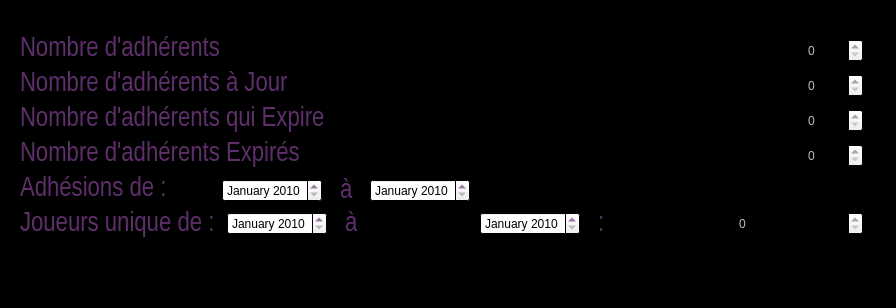
<?xml version="1.0" encoding="UTF-8"?>
<ui version="4.0">
 <class>StatistiquesClass</class>
 <widget class="QWidget" name="StatistiquesClass">
  <property name="geometry">
   <rect>
    <x>0</x>
    <y>0</y>
    <width>896</width>
    <height>308</height>
   </rect>
  </property>
  <property name="palette">
   <palette>
    <active>
     <colorrole role="WindowText">
      <brush brushstyle="SolidPattern">
       <color alpha="255">
        <red>94</red>
        <green>47</green>
        <blue>106</blue>
       </color>
      </brush>
     </colorrole>
     <colorrole role="Base">
      <brush brushstyle="SolidPattern">
       <color alpha="255">
        <red>255</red>
        <green>255</green>
        <blue>255</blue>
       </color>
      </brush>
     </colorrole>
     <colorrole role="Window">
      <brush brushstyle="SolidPattern">
       <color alpha="255">
        <red>0</red>
        <green>0</green>
        <blue>0</blue>
       </color>
      </brush>
     </colorrole>
     <colorrole role="Link">
      <brush brushstyle="SolidPattern">
       <color alpha="255">
        <red>94</red>
        <green>47</green>
        <blue>106</blue>
       </color>
      </brush>
     </colorrole>
     <colorrole role="LinkVisited">
      <brush brushstyle="SolidPattern">
       <color alpha="255">
        <red>94</red>
        <green>47</green>
        <blue>106</blue>
       </color>
      </brush>
     </colorrole>
    </active>
    <inactive>
     <colorrole role="WindowText">
      <brush brushstyle="SolidPattern">
       <color alpha="255">
        <red>94</red>
        <green>47</green>
        <blue>106</blue>
       </color>
      </brush>
     </colorrole>
     <colorrole role="Base">
      <brush brushstyle="SolidPattern">
       <color alpha="255">
        <red>255</red>
        <green>255</green>
        <blue>255</blue>
       </color>
      </brush>
     </colorrole>
     <colorrole role="Window">
      <brush brushstyle="SolidPattern">
       <color alpha="255">
        <red>0</red>
        <green>0</green>
        <blue>0</blue>
       </color>
      </brush>
     </colorrole>
     <colorrole role="Link">
      <brush brushstyle="SolidPattern">
       <color alpha="255">
        <red>94</red>
        <green>47</green>
        <blue>106</blue>
       </color>
      </brush>
     </colorrole>
     <colorrole role="LinkVisited">
      <brush brushstyle="SolidPattern">
       <color alpha="255">
        <red>94</red>
        <green>47</green>
        <blue>106</blue>
       </color>
      </brush>
     </colorrole>
    </inactive>
    <disabled>
     <colorrole role="WindowText">
      <brush brushstyle="SolidPattern">
       <color alpha="255">
        <red>120</red>
        <green>120</green>
        <blue>120</blue>
       </color>
      </brush>
     </colorrole>
     <colorrole role="Base">
      <brush brushstyle="SolidPattern">
       <color alpha="255">
        <red>0</red>
        <green>0</green>
        <blue>0</blue>
       </color>
      </brush>
     </colorrole>
     <colorrole role="Window">
      <brush brushstyle="SolidPattern">
       <color alpha="255">
        <red>0</red>
        <green>0</green>
        <blue>0</blue>
       </color>
      </brush>
     </colorrole>
     <colorrole role="Link">
      <brush brushstyle="SolidPattern">
       <color alpha="255">
        <red>94</red>
        <green>47</green>
        <blue>106</blue>
       </color>
      </brush>
     </colorrole>
     <colorrole role="LinkVisited">
      <brush brushstyle="SolidPattern">
       <color alpha="255">
        <red>94</red>
        <green>47</green>
        <blue>106</blue>
       </color>
      </brush>
     </colorrole>
    </disabled>
   </palette>
  </property>
  <property name="windowTitle">
   <string>Statistiques</string>
  </property>
  <property name="windowIcon">
   <iconset resource="pokersphere.qrc">
    <normaloff>:/img/Resources/sphere.ico</normaloff>:/img/Resources/sphere.ico</iconset>
  </property>
  <layout class="QHBoxLayout" name="horizontalLayout">
   <item>
    <layout class="QVBoxLayout" name="vLayout">
     <property name="leftMargin">
      <number>9</number>
     </property>
     <property name="topMargin">
      <number>25</number>
     </property>
     <item>
      <layout class="QHBoxLayout" name="horizontalLayout_2">
       <property name="spacing">
        <number>12</number>
       </property>
       <property name="rightMargin">
        <number>9</number>
       </property>
       <item>
        <widget class="QLabel" name="nombreAdherentsLabel">
         <property name="minimumSize">
          <size>
           <width>390</width>
           <height>0</height>
          </size>
         </property>
         <property name="palette">
          <palette>
           <active>
            <colorrole role="WindowText">
             <brush brushstyle="SolidPattern">
              <color alpha="255">
               <red>94</red>
               <green>47</green>
               <blue>106</blue>
              </color>
             </brush>
            </colorrole>
           </active>
           <inactive>
            <colorrole role="WindowText">
             <brush brushstyle="SolidPattern">
              <color alpha="255">
               <red>94</red>
               <green>47</green>
               <blue>106</blue>
              </color>
             </brush>
            </colorrole>
           </inactive>
           <disabled>
            <colorrole role="WindowText">
             <brush brushstyle="SolidPattern">
              <color alpha="255">
               <red>120</red>
               <green>120</green>
               <blue>120</blue>
              </color>
             </brush>
            </colorrole>
           </disabled>
          </palette>
         </property>
         <property name="font">
          <font>
           <family>Arial Narrow</family>
           <pointsize>20</pointsize>
          </font>
         </property>
         <property name="text">
          <string>&lt;a href=&quot;a&quot; style=&quot;text-decoration:none;&quot;&gt;&lt;font color=&quot;#5E2F6A&quot;&gt;Nombre d'adhérents&lt;/font&gt;&lt;/a&gt;</string>
         </property>
         <property name="margin">
          <number>3</number>
         </property>
        </widget>
       </item>
       <item>
        <widget class="QSpinBox" name="nbAdherentsSpinBox">
         <property name="enabled">
          <bool>false</bool>
         </property>
         <property name="minimumSize">
          <size>
           <width>50</width>
           <height>22</height>
          </size>
         </property>
         <property name="maximumSize">
          <size>
           <width>60</width>
           <height>16777215</height>
          </size>
         </property>
         <property name="maximum">
          <number>999999999</number>
         </property>
        </widget>
       </item>
      </layout>
     </item>
     <item>
      <layout class="QHBoxLayout" name="horizontalLayout_3">
       <property name="spacing">
        <number>12</number>
       </property>
       <property name="rightMargin">
        <number>9</number>
       </property>
       <item>
        <widget class="QLabel" name="nombreAdherentsAJourLabel">
         <property name="minimumSize">
          <size>
           <width>390</width>
           <height>0</height>
          </size>
         </property>
         <property name="font">
          <font>
           <family>Arial Narrow</family>
           <pointsize>20</pointsize>
          </font>
         </property>
         <property name="text">
          <string>&lt;a href=&quot;a&quot; style=&quot;text-decoration:none;&quot;&gt;&lt;font color=&quot;#5E2F6A&quot;&gt;Nombre d'adhérents à Jour&lt;/font&gt;&lt;/a&gt;</string>
         </property>
         <property name="margin">
          <number>3</number>
         </property>
        </widget>
       </item>
       <item>
        <widget class="QSpinBox" name="nbAdherentsAJourSpinBox">
         <property name="enabled">
          <bool>false</bool>
         </property>
         <property name="minimumSize">
          <size>
           <width>50</width>
           <height>22</height>
          </size>
         </property>
         <property name="maximumSize">
          <size>
           <width>60</width>
           <height>16777215</height>
          </size>
         </property>
         <property name="maximum">
          <number>999999999</number>
         </property>
        </widget>
       </item>
      </layout>
     </item>
     <item>
      <layout class="QHBoxLayout" name="horizontalLayout_4">
       <property name="spacing">
        <number>12</number>
       </property>
       <property name="rightMargin">
        <number>9</number>
       </property>
       <item>
        <widget class="QLabel" name="nombreAdherentsQuiExpireLabel">
         <property name="minimumSize">
          <size>
           <width>390</width>
           <height>0</height>
          </size>
         </property>
         <property name="font">
          <font>
           <family>Arial Narrow</family>
           <pointsize>20</pointsize>
          </font>
         </property>
         <property name="text">
          <string>&lt;a href=&quot;a&quot; style=&quot;text-decoration:none;&quot;&gt;&lt;font color=&quot;#5E2F6A&quot;&gt;Nombre d'adhérents qui Expire&lt;/font&gt;&lt;/a&gt;</string>
         </property>
         <property name="margin">
          <number>3</number>
         </property>
        </widget>
       </item>
       <item>
        <widget class="QSpinBox" name="nbAdherentsQuiExpireSpinBox">
         <property name="enabled">
          <bool>false</bool>
         </property>
         <property name="minimumSize">
          <size>
           <width>50</width>
           <height>22</height>
          </size>
         </property>
         <property name="maximumSize">
          <size>
           <width>60</width>
           <height>16777215</height>
          </size>
         </property>
         <property name="maximum">
          <number>999999999</number>
         </property>
        </widget>
       </item>
      </layout>
     </item>
     <item>
      <layout class="QHBoxLayout" name="horizontalLayout_5">
       <property name="spacing">
        <number>12</number>
       </property>
       <property name="rightMargin">
        <number>9</number>
       </property>
       <item>
        <widget class="QLabel" name="nombreAdherentsExpiresLabel">
         <property name="minimumSize">
          <size>
           <width>390</width>
           <height>0</height>
          </size>
         </property>
         <property name="font">
          <font>
           <family>Arial Narrow</family>
           <pointsize>20</pointsize>
          </font>
         </property>
         <property name="text">
          <string>&lt;a href=&quot;a&quot; style=&quot;text-decoration:none;&quot;&gt;&lt;font color=&quot;#5E2F6A&quot;&gt;Nombre d'adhérents Expirés&lt;/font&gt;&lt;/a&gt;</string>
         </property>
         <property name="margin">
          <number>3</number>
         </property>
        </widget>
       </item>
       <item>
        <widget class="QSpinBox" name="nbAdherentsExpireSpinBox">
         <property name="enabled">
          <bool>false</bool>
         </property>
         <property name="minimumSize">
          <size>
           <width>50</width>
           <height>22</height>
          </size>
         </property>
         <property name="maximumSize">
          <size>
           <width>60</width>
           <height>16777215</height>
          </size>
         </property>
         <property name="maximum">
          <number>999999999</number>
         </property>
        </widget>
       </item>
      </layout>
     </item>
     <item>
      <layout class="QHBoxLayout" name="horizontalLayout_6">
       <property name="spacing">
        <number>12</number>
       </property>
       <property name="rightMargin">
        <number>9</number>
       </property>
       <item>
        <widget class="QLabel" name="adhesionLabel">
         <property name="minimumSize">
          <size>
           <width>190</width>
           <height>0</height>
          </size>
         </property>
         <property name="font">
          <font>
           <family>Arial Narrow</family>
           <pointsize>20</pointsize>
          </font>
         </property>
         <property name="text">
          <string>&lt;a href=&quot;a&quot; style=&quot;text-decoration:none;&quot;&gt;&lt;font color=&quot;#5E2F6A&quot;&gt;Adhésions de : &lt;/font&gt;&lt;/a&gt;</string>
         </property>
         <property name="margin">
          <number>3</number>
         </property>
        </widget>
       </item>
       <item>
        <widget class="QDateEdit" name="adhesionBeginDateEdit">
         <property name="minimumSize">
          <size>
           <width>100</width>
           <height>0</height>
          </size>
         </property>
         <property name="maximumSize">
          <size>
           <width>100</width>
           <height>16777215</height>
          </size>
         </property>
         <property name="minimumDate">
          <date>
           <year>2010</year>
           <month>1</month>
           <day>1</day>
          </date>
         </property>
         <property name="displayFormat">
          <string>MMMM yyyy</string>
         </property>
        </widget>
       </item>
       <item>
        <widget class="QLabel" name="adhesionALabel">
         <property name="minimumSize">
          <size>
           <width>24</width>
           <height>0</height>
          </size>
         </property>
         <property name="maximumSize">
          <size>
           <width>24</width>
           <height>16777215</height>
          </size>
         </property>
         <property name="font">
          <font>
           <family>Arial Narrow</family>
           <pointsize>20</pointsize>
          </font>
         </property>
         <property name="text">
          <string> à </string>
         </property>
         <property name="margin">
          <number>3</number>
         </property>
        </widget>
       </item>
       <item>
        <widget class="QDateEdit" name="adhesionEndDateEdit">
         <property name="minimumSize">
          <size>
           <width>100</width>
           <height>0</height>
          </size>
         </property>
         <property name="maximumSize">
          <size>
           <width>100</width>
           <height>16777215</height>
          </size>
         </property>
         <property name="minimumDate">
          <date>
           <year>2010</year>
           <month>1</month>
           <day>1</day>
          </date>
         </property>
         <property name="displayFormat">
          <string>MMMM yyyy</string>
         </property>
        </widget>
       </item>
       <item>
        <spacer name="horizontalSpacer">
         <property name="orientation">
          <enum>Qt::Horizontal</enum>
         </property>
         <property name="sizeHint" stdset="0">
          <size>
           <width>40</width>
           <height>20</height>
          </size>
         </property>
        </spacer>
       </item>
      </layout>
     </item>
     <item>
      <layout class="QHBoxLayout" name="horizontalLayout_7">
       <property name="spacing">
        <number>12</number>
       </property>
       <property name="rightMargin">
        <number>9</number>
       </property>
       <item>
        <widget class="QLabel" name="joueurUniqueLabel">
         <property name="font">
          <font>
           <family>Arial Narrow</family>
           <pointsize>20</pointsize>
          </font>
         </property>
         <property name="text">
          <string>Joueurs unique de :</string>
         </property>
        </widget>
       </item>
       <item>
        <widget class="QDateEdit" name="joueurUniqueBegindateEdit">
         <property name="minimumSize">
          <size>
           <width>100</width>
           <height>0</height>
          </size>
         </property>
         <property name="maximumSize">
          <size>
           <width>100</width>
           <height>16777215</height>
          </size>
         </property>
         <property name="minimumDate">
          <date>
           <year>2010</year>
           <month>1</month>
           <day>1</day>
          </date>
         </property>
         <property name="displayFormat">
          <string>MMMM yyyy</string>
         </property>
        </widget>
       </item>
       <item>
        <widget class="QLabel" name="a2Label">
         <property name="font">
          <font>
           <family>Arial Narrow</family>
           <pointsize>20</pointsize>
          </font>
         </property>
         <property name="text">
          <string> à </string>
         </property>
        </widget>
       </item>
       <item>
        <widget class="QDateEdit" name="joueurUniqueEnddateEdit">
         <property name="minimumSize">
          <size>
           <width>100</width>
           <height>0</height>
          </size>
         </property>
         <property name="maximumSize">
          <size>
           <width>100</width>
           <height>16777215</height>
          </size>
         </property>
         <property name="minimumDate">
          <date>
           <year>2010</year>
           <month>1</month>
           <day>1</day>
          </date>
         </property>
         <property name="displayFormat">
          <string>MMMM yyyy</string>
         </property>
        </widget>
       </item>
       <item>
        <widget class="QLabel" name="resLabel">
         <property name="font">
          <font>
           <family>Arial Narrow</family>
           <pointsize>20</pointsize>
          </font>
         </property>
         <property name="text">
          <string> : </string>
         </property>
        </widget>
       </item>
       <item>
        <widget class="QSpinBox" name="nbJoueurUniqueSpinBox">
         <property name="enabled">
          <bool>false</bool>
         </property>
         <property name="minimumSize">
          <size>
           <width>60</width>
           <height>0</height>
          </size>
         </property>
         <property name="maximum">
          <number>999999999</number>
         </property>
        </widget>
       </item>
      </layout>
     </item>
     <item>
      <spacer name="verticalSpacer">
       <property name="orientation">
        <enum>Qt::Vertical</enum>
       </property>
       <property name="sizeHint" stdset="0">
        <size>
         <width>20</width>
         <height>40</height>
        </size>
       </property>
      </spacer>
     </item>
    </layout>
   </item>
   <item>
    <widget class="QLabel" name="imgLabel">
     <property name="pixmap">
      <pixmap resource="pokersphere.qrc">:/img/Resources/pokerSphere.gif</pixmap>
     </property>
     <property name="alignment">
      <set>Qt::AlignRight|Qt::AlignTop|Qt::AlignTrailing</set>
     </property>
    </widget>
   </item>
  </layout>
 </widget>
 <layoutdefault spacing="6" margin="11"/>
 <resources>
  <include location="pokersphere.qrc"/>
  <include location="pokersphere.qrc"/>
 </resources>
 <connections/>
</ui>
